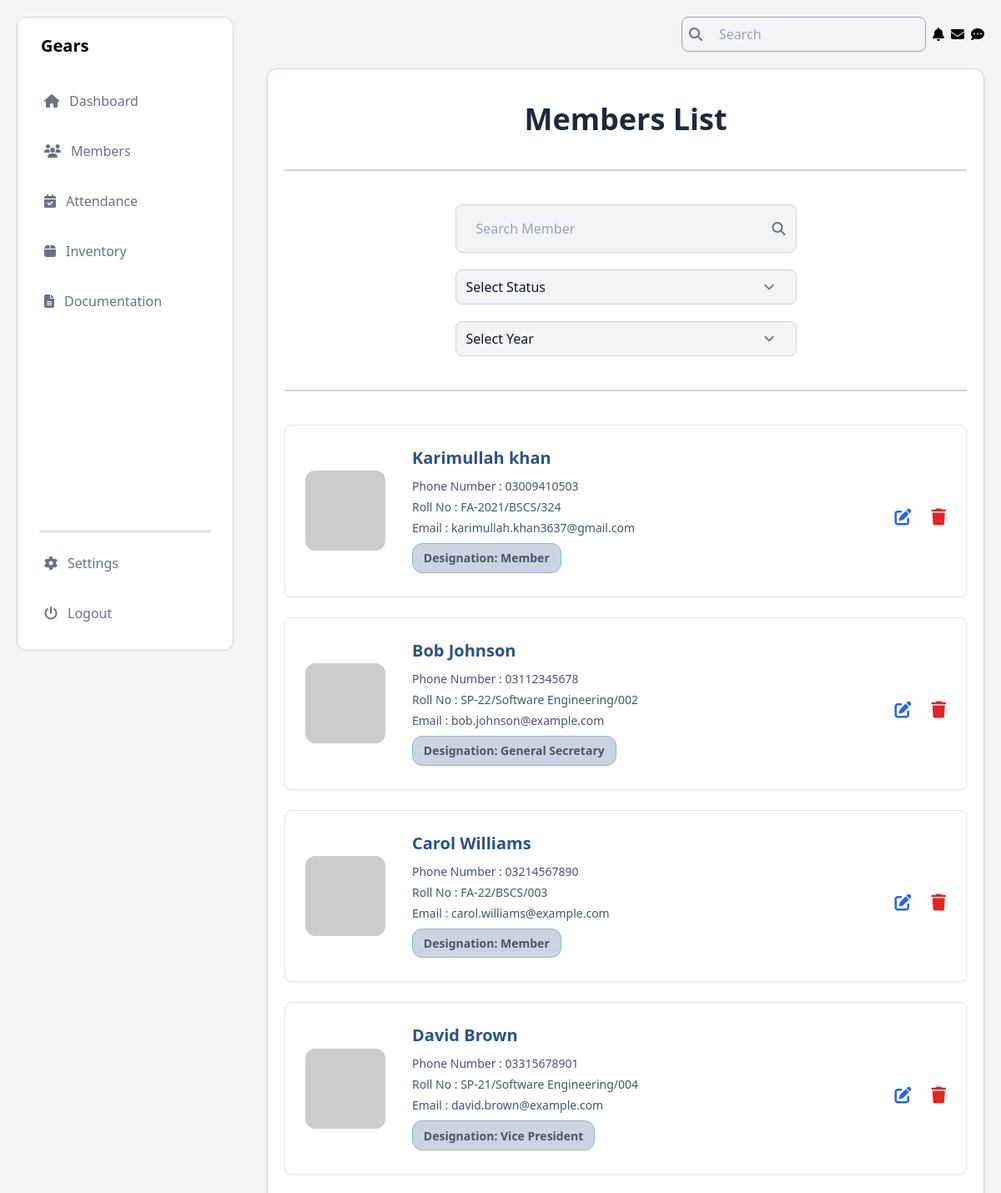
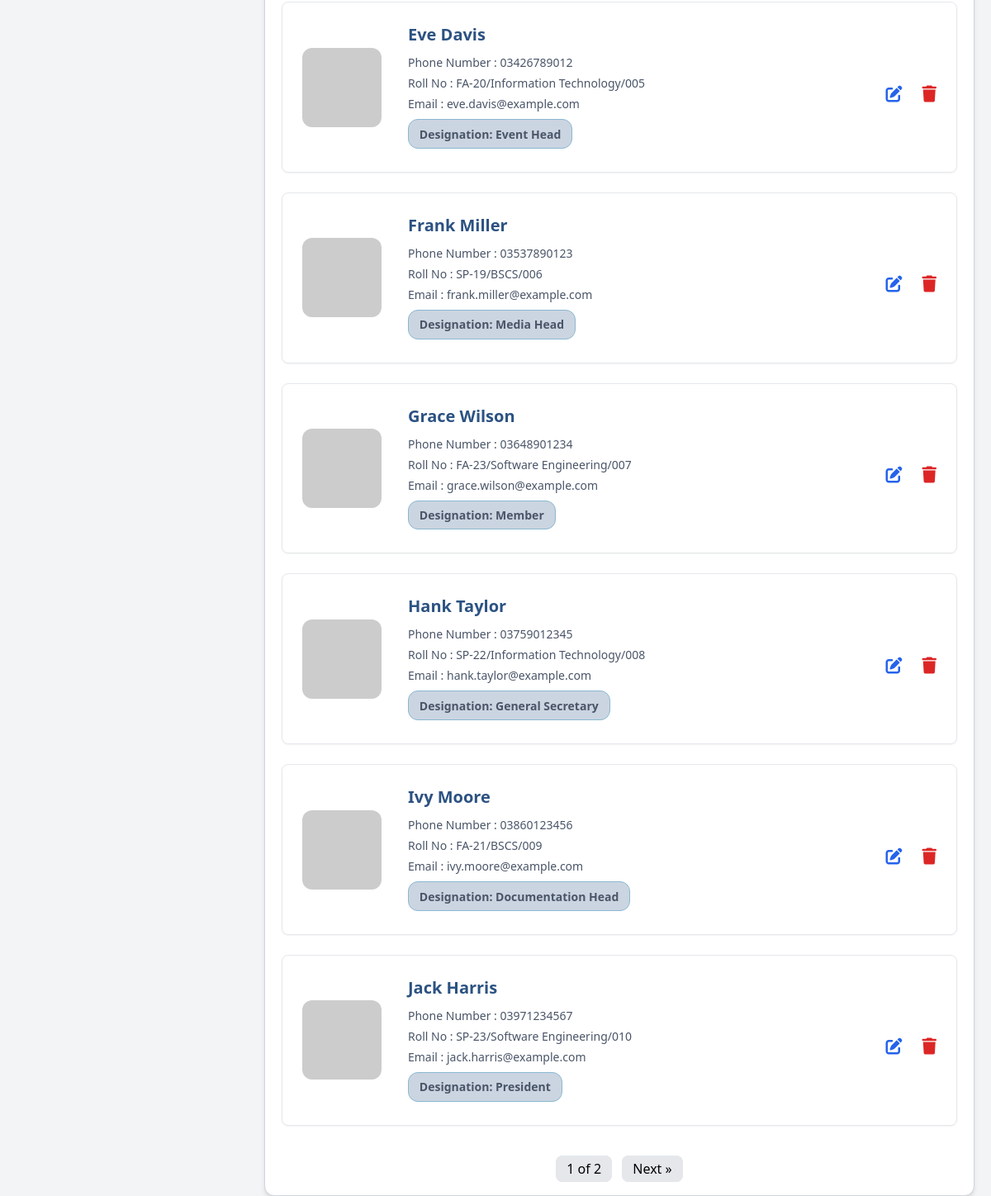
Before: /members_mgt_view/ with the older database file (2 pictures, top to bottom).
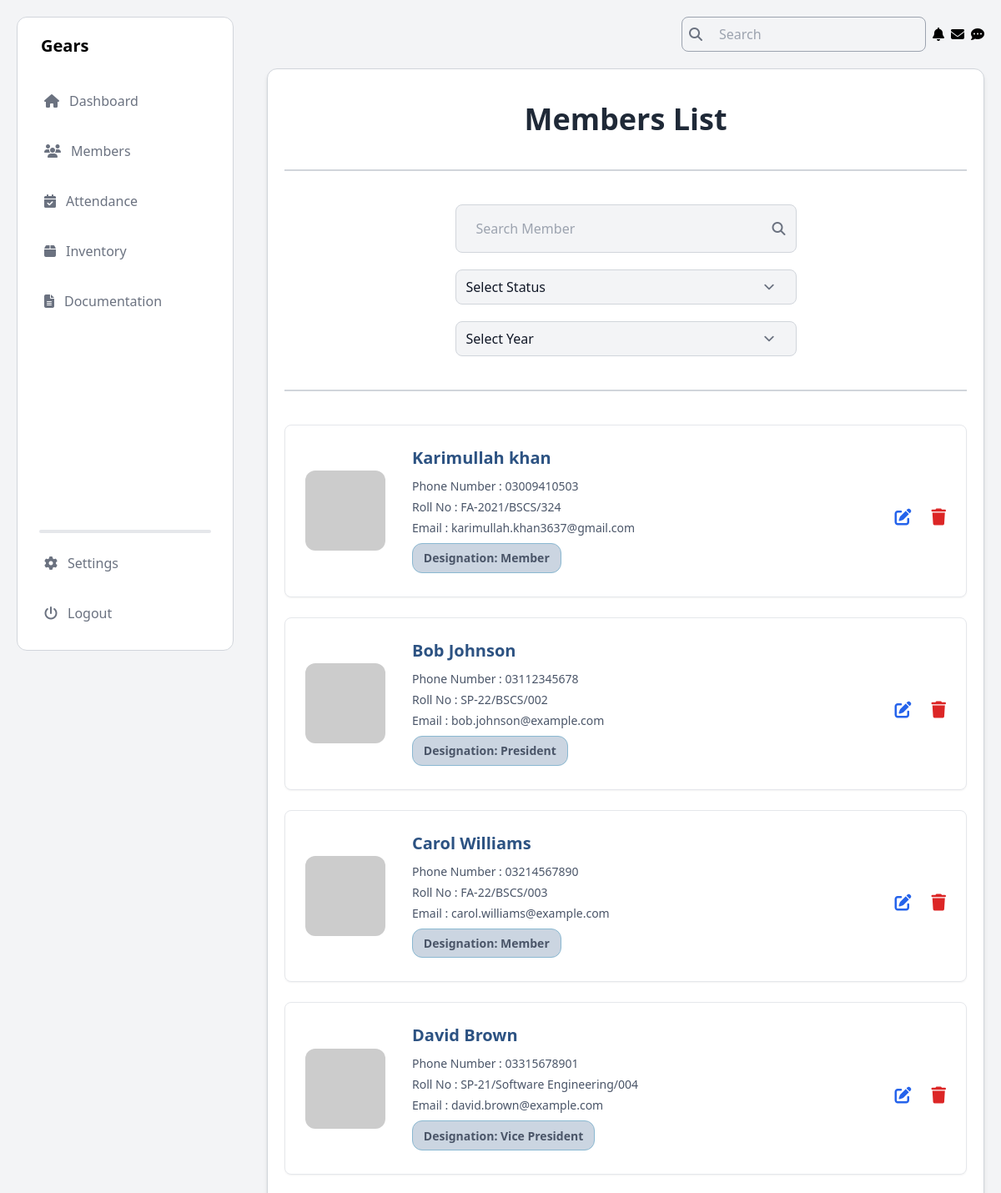
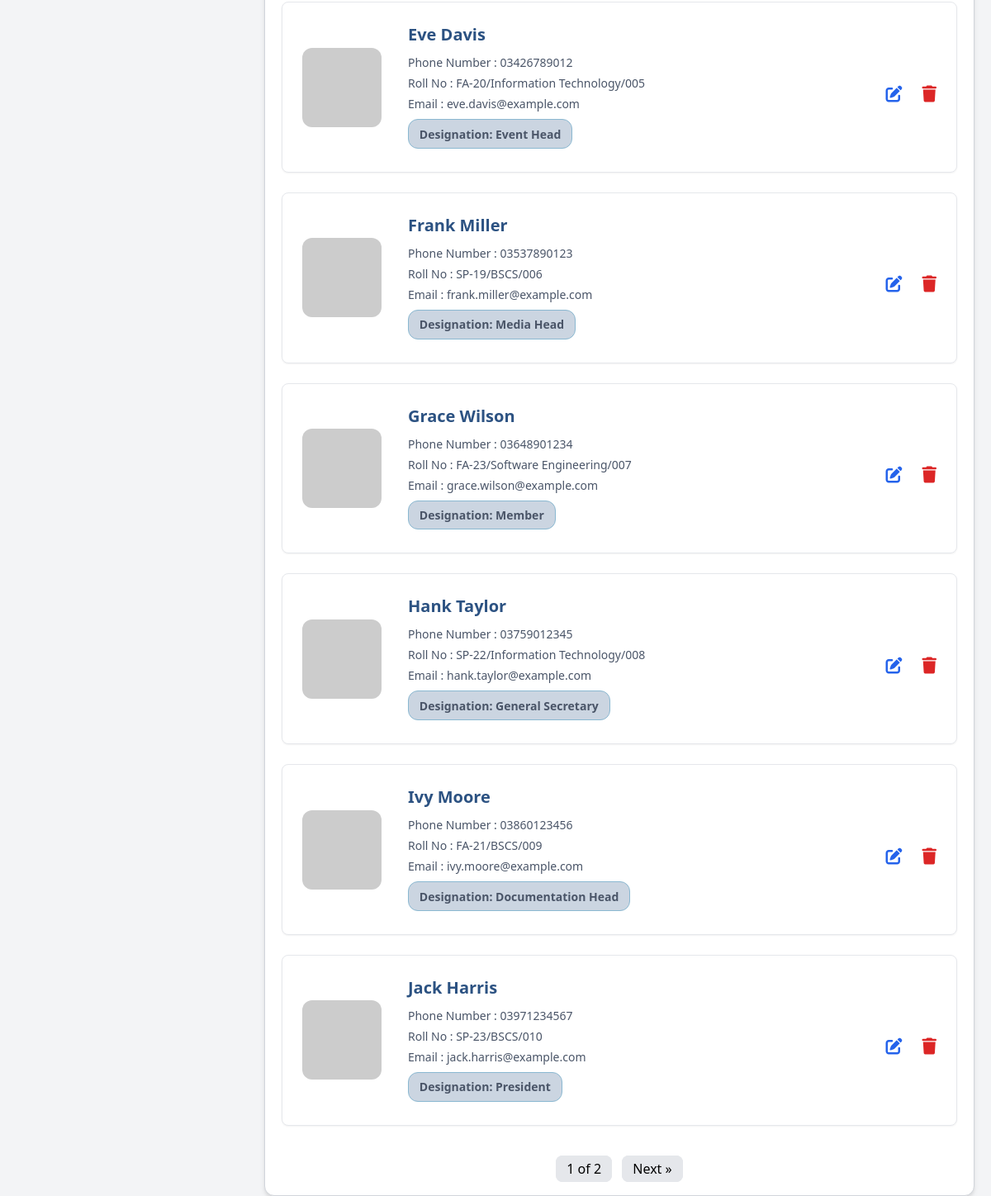
After: the same page with the newer database file (2 pictures, top to bottom).
### Members/models.py (models this page shows, shortened)
class Member(models.Model):
    CATEGORY_CHOICES = [
        ('Student', 'Student'),
        ('Alumni', 'Alumni'),
    ]
    DEPARTMENT_CHOICES = [
        ('Computer Science', 'Computer Science'),
        ('Software Engineering', 'Software Engineering'),
        ('Information Technology', 'Information Technology'),
    ]
    DESIGNATION_CHOICES = [
        ('President', 'President'),
        ('Vice President', 'Vice President'),
        ('General Secretary', 'General Secretary'),
        ('Information Secretary', 'Information Secretary'),
        ('Finance Secretary', 'Finance Secretary'),
        ('Media Head', 'Media Head'),
        ('Event Head', 'Event Head'),
        ('Documentation Head', 'Documentation Head'),
        ('Member', 'Member'),
    ]
    BATCH_CHOICES = [
        ('SP-25', 'SP-25'),
        ('FA-25', 'FA-25'),
        ('SP-24', 'SP-24'),
        ('FA-24', 'FA-24'),
        ('FA-23', 'FA-23'),
        ('SP-23', 'SP-23'),
        ('FA-22', 'FA-22'),
        ('SP-22', 'SP-22'),
        ('FA-21', 'FA-21'),
        ('SP-21', 'SP-21'),
        ('FA-20', 'FA-20'),
        ('SP-20', 'SP-20'),
        ('FA-19', 'FA-19'),
        ('SP-19', 'SP-19'),
        ('FA-18', 'FA-18'),
        ('SP-18', 'SP-18'),
        ('FA-17', 'FA-17'),
        ('SP-17', 'SP-17'),
        ('FA-16', 'FA-16'),
        ('SP-16', 'SP-16'),
    ]
    STATUS_CHOICES = [
        ('Active', 'Active'),
        ('Inactive', 'Inactive'),
        ('On Warning', 'On Warning'),
        ('Terminated', 'Terminated'),
    ]
    category = models.CharField(max_length=10, choices=CATEGORY_CHOICES)
    name = models.CharField(max_length=100)
    cnic = models.CharField(max_length=15)
    phone_no = models.CharField(max_length=11)
    email = models.EmailField()
    batch_year = models.CharField(max_length=10, default='FA-23')
    dept_degree = models.CharField(max_length=10, default='BSCS')
    roll_num = models.CharField(max_length=10, default='000')
    department = models.CharField(max_length=50, choices=DEPARTMENT_CHOICES)
    batch = models.CharField(max_length=10, choices=BATCH_CHOICES, default='FA-23')
    address = models.CharField(max_length=255)
    joining_date = models.DateField()
    designation = models.CharField(max_length=50, choices=DESIGNATION_CHOICES)
    status = models.CharField(max_length=20, choices=STATUS_CHOICES, default='Inactive')

### Members/views.py (the view, shortened to what this page needs)
# urls.py: path('members_mgt_view/', views.members_view, name='members_view'),
def members_view(request):
    search_query = request.GET.get('search', '')
    year_filter = request.GET.get('year', '')
    status_filter = request.GET.get('status', '')
    query = Q()
    if year_filter:
        year_start, year_end = year_filter.split('-')
        year_start = f'20{year_start}'
        year_end = f'20{year_end}'
        query &= Q(joining_date__year__gte=year_start) & Q(joining_date__year__lte=year_end)
    if status_filter:
        query &= Q(status=status_filter)
    members = Member.objects.filter(query)
    paginator = Paginator(members, 10)
    page_number = request.GET.get('page')
    page_obj = paginator.get_page(page_number)
    return render(request, 'Members/view_member.html', {
        'page_obj': page_obj,
        'search': search_query,
        'year_filter': year_filter,
        'status_filter': status_filter,
    })

### Members/templates/Members/view_member.html (shortened to what the changed rows need)
{% load static tailwind_tags %}
<!DOCTYPE html>
<html lang="en">
<head>
    <link rel="stylesheet" href="https://cdnjs.cloudflare.com/ajax/libs/font-awesome/6.6.0/css/all.min.css" />
    {% tailwind_css %}
    <link rel="stylesheet" href="https://cdnjs.cloudflare.com/ajax/libs/toastr.js/latest/toastr.min.css" />
</head>
<body class="flex bg-gray-100">
    <aside class="h-screen w-1/4 p-5 fixed">
        {% include "Dashboard/admin_nav.html" %}
    </aside>
    <section class="h-screen w-3/4 p-5 absolute inset-y-0 right-0">
        {% include "Dashboard/admin_header.html" %}
        <main class="mt-5 p-5 mx-auto max-w-6xl bg-white rounded-xl border border-gray-300 shadow-md">
            <h1 class="mt-5 font-bold text-center text-4xl text-gray-800 mb-8">Members List</h1>
            <div id="members-container" class="space-y-6">
                {% for member in page_obj %}
                <div class="bg-white shadow-sm border border-gray-200 hover:border-gray-300   rounded-lg p-6 card">
                    <div class="card-content">
                        <img src="https://via.placeholder.com/150" alt="Member Image" />
                        <div class="details">
                            <h3 class="member-name">{{ member.name }}</h3>
                            <p > Phone Number : {{ member.phone_no }}</p>
                            <p > Roll No      : {{ member.batch_year }}/{{ member.dept_degree }}/{{member.roll_num}}</p>
                            <p > Email        : {{ member.email }}</p>
                            <p class="designation">Designation: {{ member.designation }}</p>
                        </div>
                        <div class="actions">
                            <a href="{% url 'edit_member' member.id %}" class="hover:underline text-blue-600 hover:text-gray-500" title="Edit">
                                <i class="fas fa-edit"></i>
                            </a>
                            <a href="#" onclick="openModal('{% url 'delete_member' member.id %}'); return false;" class="text-red-600   hover:text-gray-500 transition-colors" title="Delete">
                                <i class="fas fa-trash"></i>
                            </a>
                        </div>
                    </div>
                </div>
                {% empty %}
                <p class="text-center text-gray-500">No members found.</p>
                {% endfor %}
            </div>
        </main>
    </section>
</body>
</html>

Changed rows visible on the page:
changed Member "Bob Johnson": dept_degree "Software Engineering" → "BSCS"; designation "General Secretary" → "President"
changed Member "Jack Harris": dept_degree "Software Engineering" → "BSCS"
